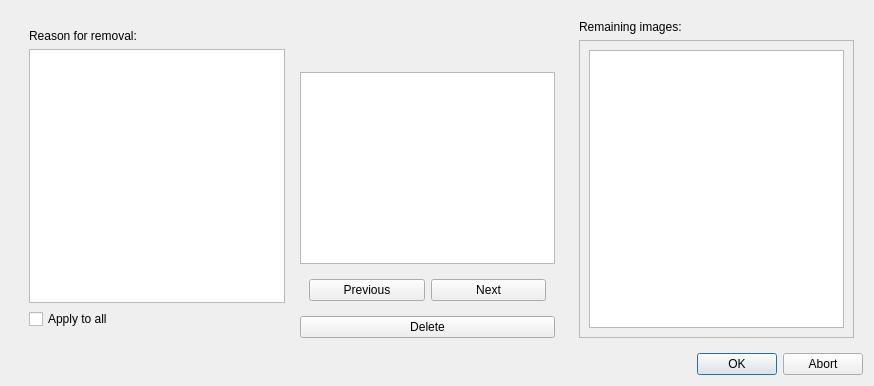
<?xml version="1.0" encoding="UTF-8"?>
<ui version="4.0">
 <class>deletion_Dialog</class>
 <widget class="QDialog" name="deletion_Dialog">
  <property name="geometry">
   <rect>
    <x>0</x>
    <y>0</y>
    <width>874</width>
    <height>386</height>
   </rect>
  </property>
  <property name="sizePolicy">
   <sizepolicy hsizetype="Fixed" vsizetype="Fixed">
    <horstretch>0</horstretch>
    <verstretch>0</verstretch>
   </sizepolicy>
  </property>
  <property name="windowTitle">
   <string>Dialog</string>
  </property>
  <property name="sizeGripEnabled">
   <bool>false</bool>
  </property>
  <property name="modal">
   <bool>false</bool>
  </property>
  <layout class="QGridLayout" name="gridLayout">
   <item row="2" column="3">
    <widget class="QDialogButtonBox" name="buttonBox">
     <property name="standardButtons">
      <set>QDialogButtonBox::Abort|QDialogButtonBox::Ok</set>
     </property>
    </widget>
   </item>
   <item row="1" column="3">
    <widget class="QWidget" name="verticalLayout_5" native="true">
     <property name="sizePolicy">
      <sizepolicy hsizetype="Expanding" vsizetype="Expanding">
       <horstretch>0</horstretch>
       <verstretch>0</verstretch>
      </sizepolicy>
     </property>
     <layout class="QVBoxLayout" name="verticalLayout_4">
      <item>
       <widget class="QLabel" name="text_Remaining">
        <property name="text">
         <string>Remaining images:</string>
        </property>
       </widget>
      </item>
      <item>
       <widget class="QScrollArea" name="scrollArea">
        <property name="sizePolicy">
         <sizepolicy hsizetype="Expanding" vsizetype="Expanding">
          <horstretch>0</horstretch>
          <verstretch>0</verstretch>
         </sizepolicy>
        </property>
        <property name="widgetResizable">
         <bool>true</bool>
        </property>
        <widget class="QWidget" name="scrollAreaWidgetContents">
         <property name="geometry">
          <rect>
           <x>0</x>
           <y>0</y>
           <width>274</width>
           <height>296</height>
          </rect>
         </property>
         <property name="sizePolicy">
          <sizepolicy hsizetype="Expanding" vsizetype="Expanding">
           <horstretch>0</horstretch>
           <verstretch>0</verstretch>
          </sizepolicy>
         </property>
         <layout class="QVBoxLayout" name="verticalLayout_2">
          <item>
           <widget class="QListWidget" name="remaining_Images_List">
            <property name="sizePolicy">
             <sizepolicy hsizetype="Expanding" vsizetype="Expanding">
              <horstretch>0</horstretch>
              <verstretch>0</verstretch>
             </sizepolicy>
            </property>
            <property name="horizontalScrollBarPolicy">
             <enum>Qt::ScrollBarAsNeeded</enum>
            </property>
            <property name="itemAlignment">
             <set>Qt::AlignLeading</set>
            </property>
            <property name="sortingEnabled">
             <bool>false</bool>
            </property>
           </widget>
          </item>
         </layout>
        </widget>
       </widget>
      </item>
     </layout>
    </widget>
   </item>
   <item row="1" column="0">
    <widget class="QWidget" name="active_Area" native="true">
     <property name="sizePolicy">
      <sizepolicy hsizetype="Expanding" vsizetype="Preferred">
       <horstretch>0</horstretch>
       <verstretch>0</verstretch>
      </sizepolicy>
     </property>
     <layout class="QHBoxLayout">
      <item>
       <widget class="QWidget" name="verticalWidget" native="true">
        <property name="sizePolicy">
         <sizepolicy hsizetype="Expanding" vsizetype="Expanding">
          <horstretch>0</horstretch>
          <verstretch>0</verstretch>
         </sizepolicy>
        </property>
        <layout class="QVBoxLayout" name="verticalLayout">
         <item>
          <widget class="QLabel" name="text_Reason">
           <property name="sizePolicy">
            <sizepolicy hsizetype="Expanding" vsizetype="Preferred">
             <horstretch>0</horstretch>
             <verstretch>0</verstretch>
            </sizepolicy>
           </property>
           <property name="text">
            <string>Reason for removal:</string>
           </property>
          </widget>
         </item>
         <item>
          <widget class="QTextEdit" name="removal_Reason">
           <property name="sizePolicy">
            <sizepolicy hsizetype="MinimumExpanding" vsizetype="MinimumExpanding">
             <horstretch>0</horstretch>
             <verstretch>0</verstretch>
            </sizepolicy>
           </property>
          </widget>
         </item>
         <item>
          <widget class="QCheckBox" name="apply_All">
           <property name="sizePolicy">
            <sizepolicy hsizetype="Expanding" vsizetype="Preferred">
             <horstretch>0</horstretch>
             <verstretch>0</verstretch>
            </sizepolicy>
           </property>
           <property name="text">
            <string>Apply to all</string>
           </property>
          </widget>
         </item>
        </layout>
       </widget>
      </item>
      <item>
       <layout class="QGridLayout" name="image_Layout">
        <item row="6" column="0">
         <widget class="QPushButton" name="delete_Button">
          <property name="sizePolicy">
           <sizepolicy hsizetype="Minimum" vsizetype="Fixed">
            <horstretch>0</horstretch>
            <verstretch>0</verstretch>
           </sizepolicy>
          </property>
          <property name="text">
           <string>Delete</string>
          </property>
          <property name="autoDefault">
           <bool>true</bool>
          </property>
          <property name="default">
           <bool>false</bool>
          </property>
          <property name="flat">
           <bool>false</bool>
          </property>
         </widget>
        </item>
        <item row="2" column="0">
         <widget class="QLabel" name="image_File_Name">
          <property name="sizePolicy">
           <sizepolicy hsizetype="Expanding" vsizetype="Preferred">
            <horstretch>0</horstretch>
            <verstretch>0</verstretch>
           </sizepolicy>
          </property>
          <property name="font">
           <font>
            <italic>true</italic>
           </font>
          </property>
          <property name="text">
           <string/>
          </property>
          <property name="alignment">
           <set>Qt::AlignCenter</set>
          </property>
         </widget>
        </item>
        <item row="4" column="0">
         <widget class="QGraphicsView" name="image_Preview">
          <property name="sizePolicy">
           <sizepolicy hsizetype="Preferred" vsizetype="Preferred">
            <horstretch>0</horstretch>
            <verstretch>0</verstretch>
           </sizepolicy>
          </property>
         </widget>
        </item>
        <item row="5" column="0">
         <widget class="QWidget" name="horizontalWidget" native="true">
          <property name="sizePolicy">
           <sizepolicy hsizetype="Preferred" vsizetype="Preferred">
            <horstretch>0</horstretch>
            <verstretch>0</verstretch>
           </sizepolicy>
          </property>
          <layout class="QHBoxLayout" name="horizontalLayout">
           <item>
            <widget class="QPushButton" name="previous_Image_Button">
             <property name="text">
              <string>Previous</string>
             </property>
            </widget>
           </item>
           <item>
            <widget class="QPushButton" name="next_Image_Button">
             <property name="text">
              <string>Next</string>
             </property>
            </widget>
           </item>
          </layout>
         </widget>
        </item>
        <item row="1" column="0">
         <spacer name="verticalSpacer_3">
          <property name="orientation">
           <enum>Qt::Vertical</enum>
          </property>
          <property name="sizeType">
           <enum>QSizePolicy::MinimumExpanding</enum>
          </property>
          <property name="sizeHint" stdset="0">
           <size>
            <width>20</width>
            <height>20</height>
           </size>
          </property>
         </spacer>
        </item>
       </layout>
      </item>
     </layout>
    </widget>
   </item>
  </layout>
 </widget>
 <resources/>
 <connections/>
</ui>
